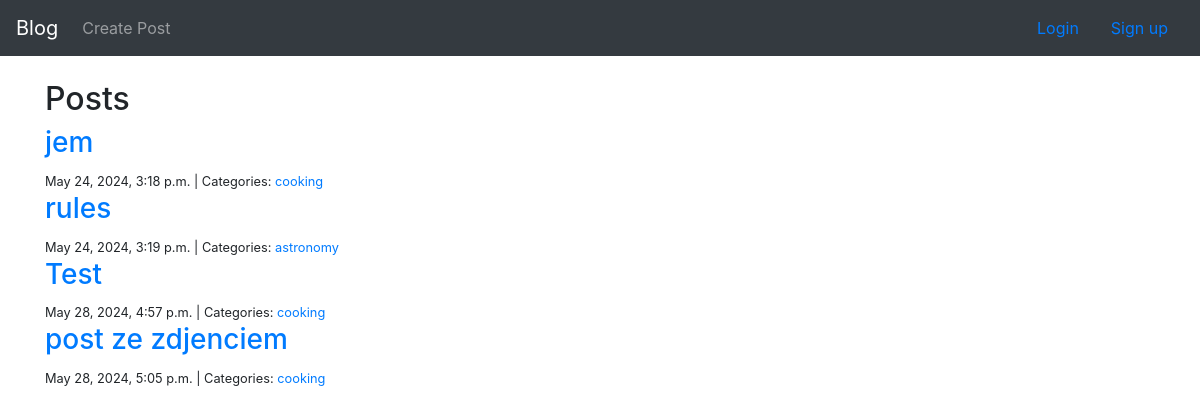
The app's page /, older data.
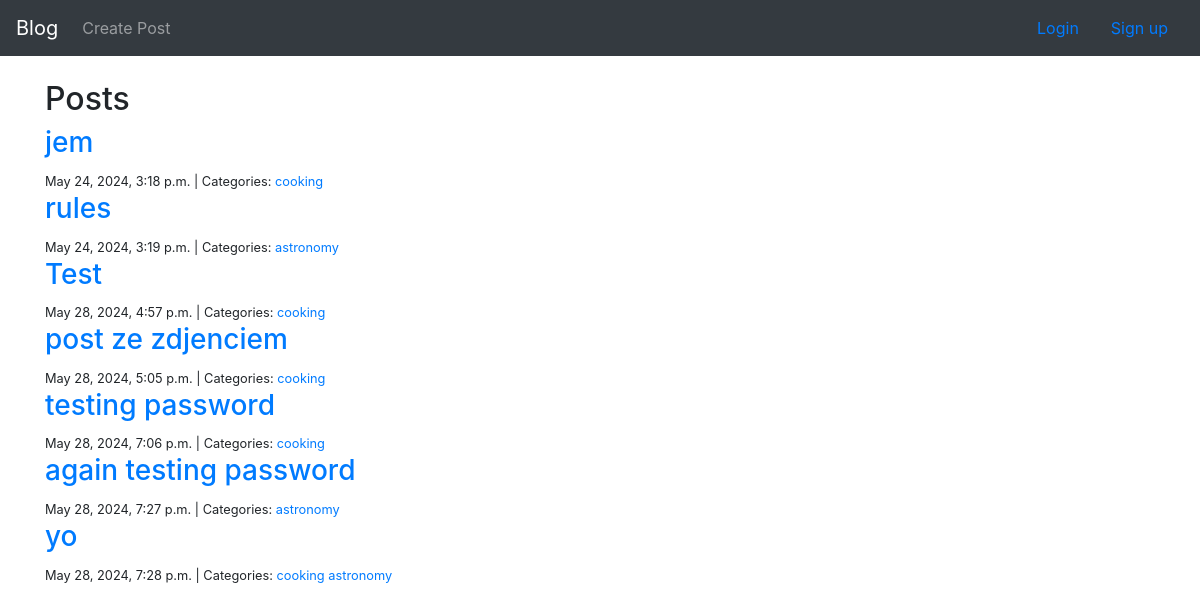
The same page, newer data.
### blog/models.py (models this page shows, shortened)
class Post(models.Model):
    isPublic = models.BooleanField(default=True)
    title = models.CharField(max_length=200, unique=True)
    content = RichTextField(blank=True, null=True, max_length=1000)
    datePosted = models.DateTimeField(default=timezone.now)
    thumbnail = models.ImageField(upload_to='images/thumbnails/', null=True, blank=True)
    author = models.ForeignKey(CustomUser, on_delete=models.PROTECT)
    categories = models.ManyToManyField("Category", related_name="posts")
    password = models.CharField(max_length=128, blank=True, null=True)

class Category(models.Model):
    name = models.CharField(max_length=32, unique=True)

### blog/views.py (the view)
# urls.py: path('', views.home, name='blog-home'),
def home(request):
    posts = Post.objects.all().order_by('datePosted')
    return render(request, 'blog/home.html', {'posts': posts})

### blog/templates/blog/home.html
{% extends "base.html" %}
{% block page_title %}
  <h2>Posts</h2>
{% endblock page_title %}
{% block page_content %}
    {% block posts %}
        {% for post in posts %}
            <h3><a href="{% url 'post_detail' post.pk %}">{{ post.title }}</a></h3>
            <small>
                {{ post.datePosted }} | Categories:
                {% for category in post.categories.all %}
                    <a href="{% url 'post_category' category.name %}">
                        {{ category.name }}
                    </a>
                {% endfor %}
            </small>
        {% endfor %}
    {% endblock posts %}
{% endblock page_content %}

### blog/templates/base.html (shortened to what this page needs)
<!doctype html>
<html lang="en">
  <head>
    <link rel="stylesheet" href="https://cdn.jsdelivr.net/npm/bootstrap@4.4.1/dist/css/bootstrap.min.css">
  </head>
  <body>
    {% include 'navbar.html' %}
    <br/>
    <div class="container">
        {% block page_title %} {% endblock page_title %}
        {% block page_content %} {% endblock page_content %}
    </div>
  </body>
</html>

### blog/templates/navbar.html (shortened to what this page needs)
<nav class="navbar navbar-expand-lg navbar-dark bg-dark">
    <a class="navbar-brand" href="{% url "blog-home" %}">Blog</a>
    <div class="collapse navbar-collapse" id="navbarSupportedContent">
      <ul class="navbar-nav mr-auto">
        <li class="nav-item">
            <a class="nav-link" href="{% url "post_new" %}">Create Post</a>
        </li>
      </ul>
      <form class="form-inline my-2 my-lg-0">
        {% if user.is_authenticated %}
          <span class="navbar-text text-white mr-3">{{ user.email }}</span>
          <a class="nav-link" href="{% url 'logout' %}">Logout</a>
        {% else %}
          <a class="nav-link" href="{% url "blog-login" %}">Login</a>
          <a class="nav-link" href="{% url "blog-register" %}">Sign up</a>
        {% endif %}
      </form>
    </div>
</nav>

Row changes from the older to the newer data that the page shows:
added Post: title "testing password", datePosted "May 28, 2024, 7:06 p.m.", Category (name "cooking")
added Post: title "again testing password", datePosted "May 28, 2024, 7:27 p.m.", Category (name "astronomy")
added Post: title "yo", datePosted "May 28, 2024, 7:28 p.m.", Category (name "cooking"), Category (name "astronomy")
